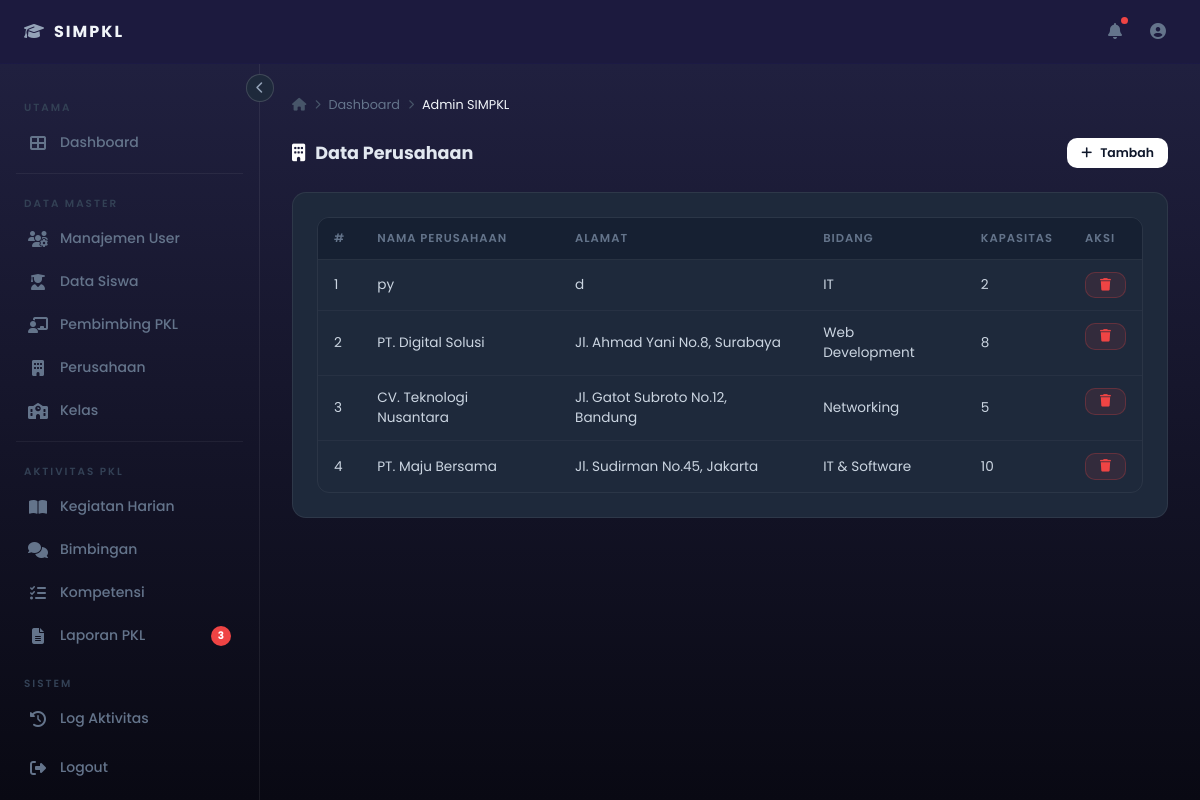
The page /admin-perusahaan.php (signed in) on the database as committed earlier.
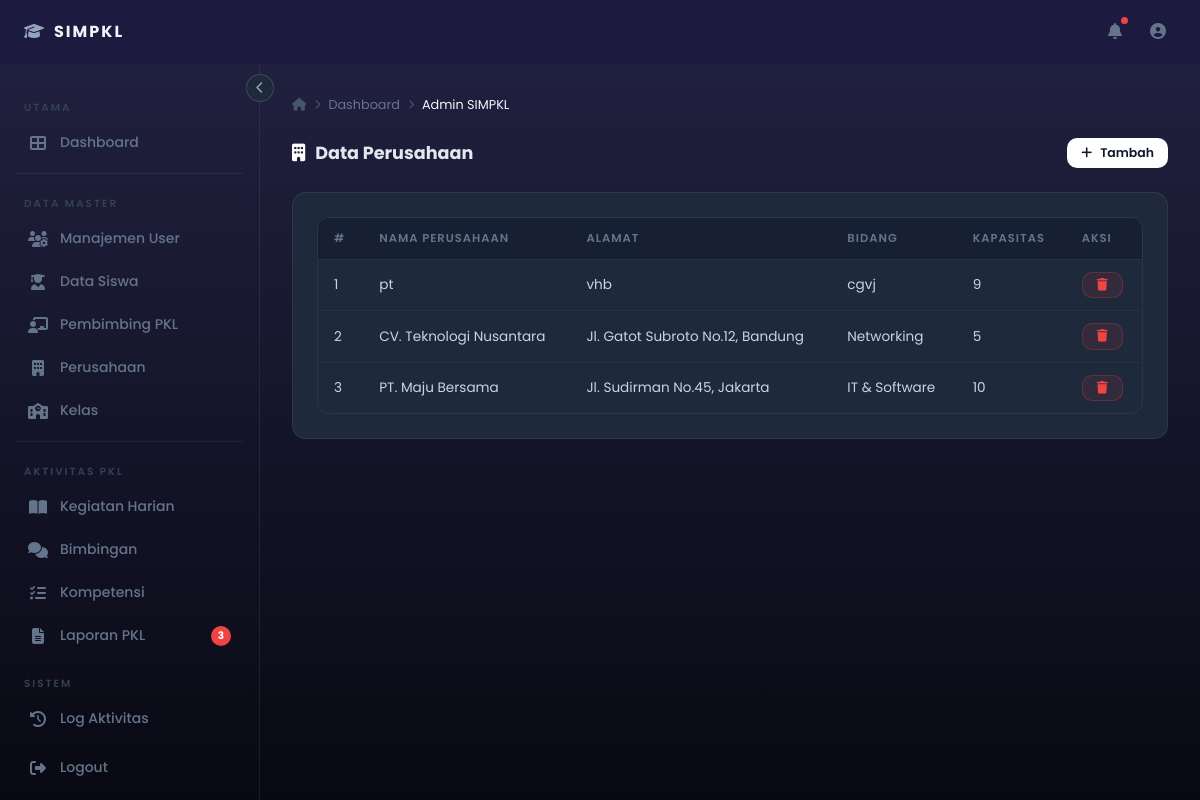
The same page on the database as committed later.
### tables this page shows
CREATE TABLE `perusahaan` (
  `id_perusahaan` int(20) NOT NULL,
  `Nama_perusahaan` varchar(60) NOT NULL,
  `Alamat` varchar(100) NOT NULL,
  `telepon` varchar(20) DEFAULT NULL,
  `bidang` varchar(60) DEFAULT NULL,
  `kapasitas` int(5) DEFAULT 0
);

### admin-perusahaan.php (the view, shortened to what this page needs)
<?php
include "config.php";
$rows = mysqli_query($conn, "SELECT * FROM perusahaan ORDER BY id_perusahaan DESC");
include '_header_admin.php';
?>
<div class="page-header">
  <h2><i class="fas fa-building"></i> Data Perusahaan</h2>
  <button class="btn btn-primary btn-sm" onclick="document.getElementById('modal_perusahaan').classList.add('active')">
    <i class="fas fa-plus"></i> Tambah
  </button>
</div>
<div class="card">
  <div class="table-wrapper">
    <table>
      <thead><tr><th>#</th><th>Nama Perusahaan</th><th>Alamat</th><th>Bidang</th><th>Kapasitas</th><th>Aksi</th></tr></thead>
      <tbody>
      <?php $no=1; while($row=mysqli_fetch_assoc($rows)): ?>
      <tr>
        <td><?php echo $no++;?></td>
        <td><?php echo htmlspecialchars($row['Nama_perusahaan']??'-');?></td><td><?php echo htmlspecialchars($row['Alamat']??'-');?></td><td><?php echo htmlspecialchars($row['bidang']??'-');?></td><td><?php echo htmlspecialchars($row['kapasitas']??'-');?></td>
        <td style="display:flex;gap:6px;">
          <a href="?hapus=<?php echo $row['id_perusahaan'];?>" class="btn btn-danger btn-sm"
             onclick="return confirm('Hapus data ini?')"><i class="fas fa-trash"></i></a>
        </td>
      </tr>
      <?php endwhile;?>
      </tbody>
    </table>
  </div>
</div>
<?php include '_footer_admin.php'; ?>

Rows that differ between the two databases and show on the page:
removed perusahaan: Nama_perusahaan "py", Alamat "d", bidang "IT", kapasitas "2"
removed perusahaan: Nama_perusahaan "PT. Digital Solusi", Alamat "Jl. Ahmad Yani No.8, Surabaya", bidang "Web Development", kapasitas "8"
added perusahaan: Nama_perusahaan "pt", Alamat "vhb", bidang "cgvj", kapasitas "9"
